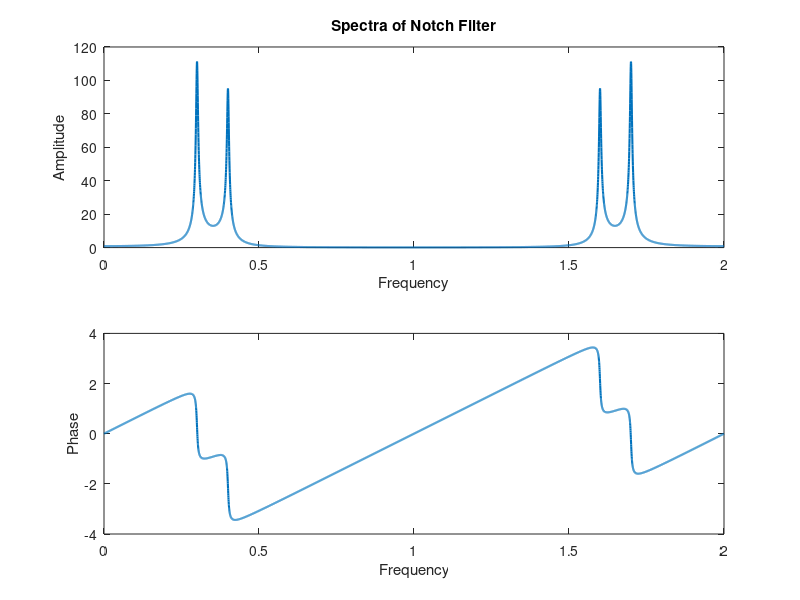
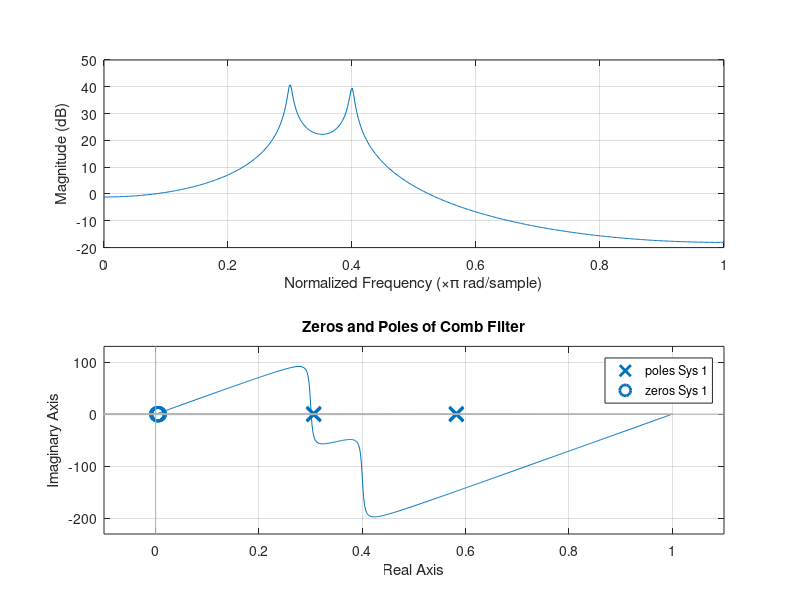
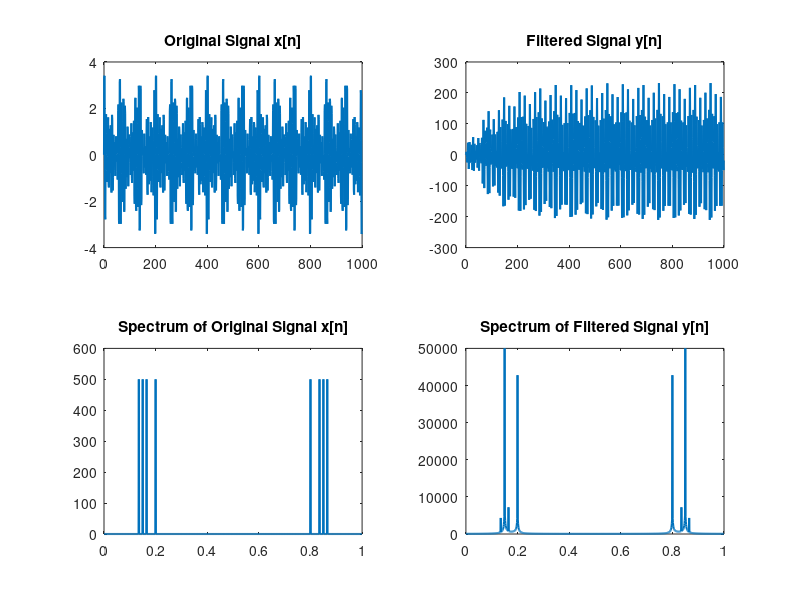
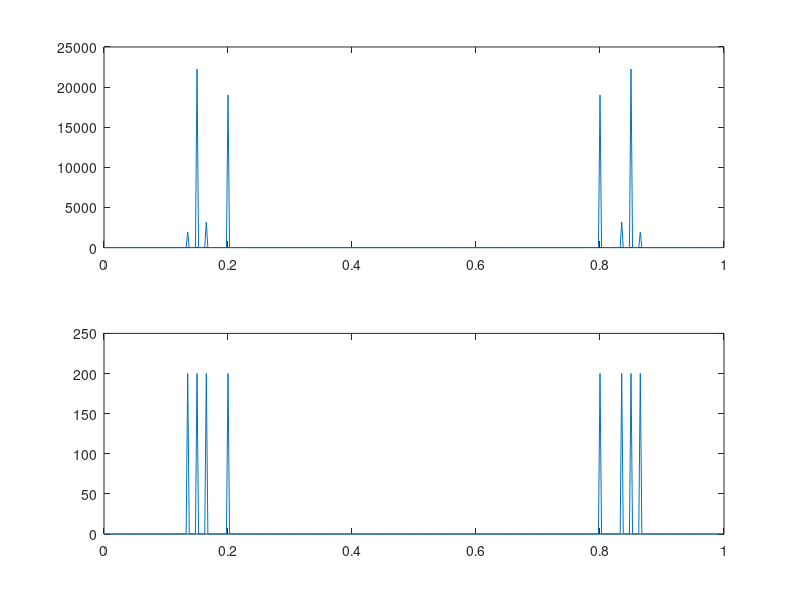

Reproduce these figures in MATLAB, in order.
clc;clear;
close all;

%% Information
% Author : Limin Gu
% Date   : 2021/10/11
% Function : Example of Comb Filter

%% Parameters
wn1 = 0.3*pi;
wn2 = 0.4*pi;

delta = 0.98;
rp = 0.99;
rz = rp-delta;

z1 = rz*exp(1j*wn1);
p1 = rp*exp(1j*wn1);
z2 = rz*exp(1j*wn2);
p2 = rp*exp(1j*wn2);

dw = 0.001;
w = 0:dw:2*pi-dw;


%% My comb filter
z = exp(1j*w);
K = 1;

% Hz =  K*(z-z1).*(z-conj(z1))./ ( (z-p1).*(z-conj(p1)) );
Hz =  K*(z-z1).*(z-conj(z1)).*(z-z2).*(z-conj(z2))...
      ./ ((z-p1).*(z-conj(p1)).*(z-p2).*(z-conj(p2)) );

figure
subplot(211)
plot(w/pi,abs(Hz),'Linewidth',1.5);
xlabel('Frequency')
ylabel('Amplitude')
title('Spectra of Notch Filter');
subplot(212)
plot(w/pi,unwrap(angle((Hz))),'Linewidth',1.5);
xlabel('Frequency')
ylabel('Phase')


%% Comb filter
K = 1;
% Zeros = [z1,conj(z1)];
% Poles = [p1,conj(p1)];
Zeros = [z1,conj(z1),z2,conj(z2)];
Poles = [p1,conj(p1),p2,conj(p2)];

[bz,az] = zp2tf(Zeros',Poles',K);

figure
subplot(211)
freqz(bz,az);
title('Spectrum of Comb Filter')
subplot(212)
pzmap(tf(bz,az,-1))
title('Zeros and Poles of Comb Filter')

%% Signal
nn = 0:999;
w1 = 0.27*pi;   w2 = 0.3*pi;  w3 = 0.33*pi;  w4 = 0.4*pi;

xn = sin(w1*nn)+sin(w2*nn)+sin(w3*nn)+sin(w4*nn);

df = 1/length(xn);
f = 0:df:1-df;

figure
subplot(221)
plot(nn,xn,'Linewidth',1.5);
title('Original Signal x[n]')
subplot(223)
plot(f,abs(fft(xn)),'Linewidth',1.5);
title('Spectrum of Original Signal x[n]')

%% Filter
y = filter(bz,az,xn);

subplot(222)
plot(nn,y,'Linewidth',1.5)
title('Filtered Signal y[n]')

subplot(224);
plot(f,abs(fft(y)),'Linewidth',1.5)
title('Spectrum of Filtered Signal y[n]')

%% Transform
y2 = y(600:999);
x2 = xn(600:999);

Y2 = fft(y2);
X = fft(x2);

df = 1/length(Y2);

f = 0:df:1-df;

figure
subplot(211)
plot(f,abs(Y2));
subplot(212)
plot(f,abs(X));

